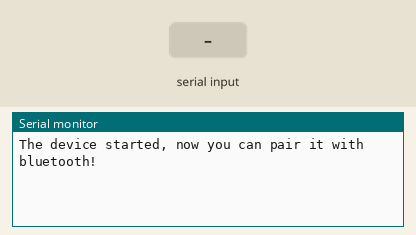
Recording of a sketch running on a simulated ESP32. Shown: the last lines printed to the serial monitor. The test bench sets the inputs (shaded band). Nothing arrives over Bluetooth unless stated.

Above: at 1.2 s.
1.3 s: "add_1\n" received over the second serial link
At 1.7 s:
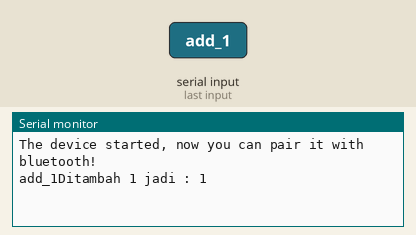
2.8 s: "min_1\n" received over the second serial link
At 3.9 s:
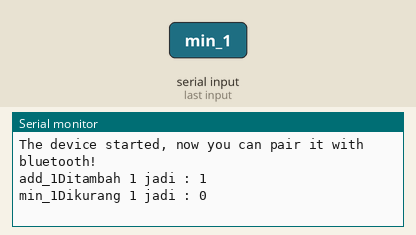
4.3 s: "1\n" received over the second serial link
At 5.0 s:
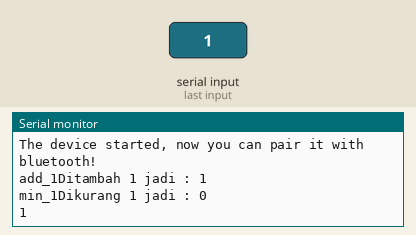

The sketch:

bluetooth_esp32.ino
```cpp
#include "BluetoothSerial.h"

#if !defined(CONFIG_BT_ENABLED) || !defined(CONFIG_BLUEDROID_ENABLED)
#error Bluetooth is not enabled! Please run `make menuconfig` to and enable it
#endif
char incomingChar;
int calIn=0;
String message = "";
BluetoothSerial SerialBT;

void setup() {
  Serial.begin(115200);
  SerialBT.begin("ESP32"); //Bluetooth device name
  Serial.println("The device started, now you can pair it with bluetooth!");
}

void loop() {
  if (Serial.available()) {
    SerialBT.write(Serial.read());
  }
  if (SerialBT.available())
  if (SerialBT.available()){
    char incomingChar = SerialBT.read();
    if (incomingChar != '\n'){
      message += String(incomingChar);
    }
    else{
      message = "";
    }
    Serial.write(incomingChar);
  }
  if (message =="add_1"){
    calIn=calIn+1;
    String printdata = "Ditambah 1 jadi : " +String (calIn);
    SerialBT.println(printdata);
    Serial.println(printdata);
  }
  else if (message =="add_5"){
    calIn=calIn+5;
    String printdata = "Ditambah 5 jadi : " +String (calIn);
    SerialBT.println(printdata);
    Serial.println(printdata);
  }
    else if (message =="min_1"){
    calIn=calIn-1;
    String printdata = "Dikurang 1 jadi : " +String (calIn);
    SerialBT.println(printdata);
    Serial.println(printdata);
  }
    else if (message =="min_5"){
    calIn=calIn-5;
    String printdata = "Dikurang 5 jadi : " +String (calIn);
    SerialBT.println(printdata);
    Serial.println(printdata);
  }
 delay(20);
}
```

Measured:
- after the input at 1.3 s, the serial monitor: prints a new line at once (image 1)
- after the input at 2.8 s, the serial monitor: prints a new line at once (image 2)
- after the input at 4.3 s, the serial monitor: prints a new line at once (image 3)
